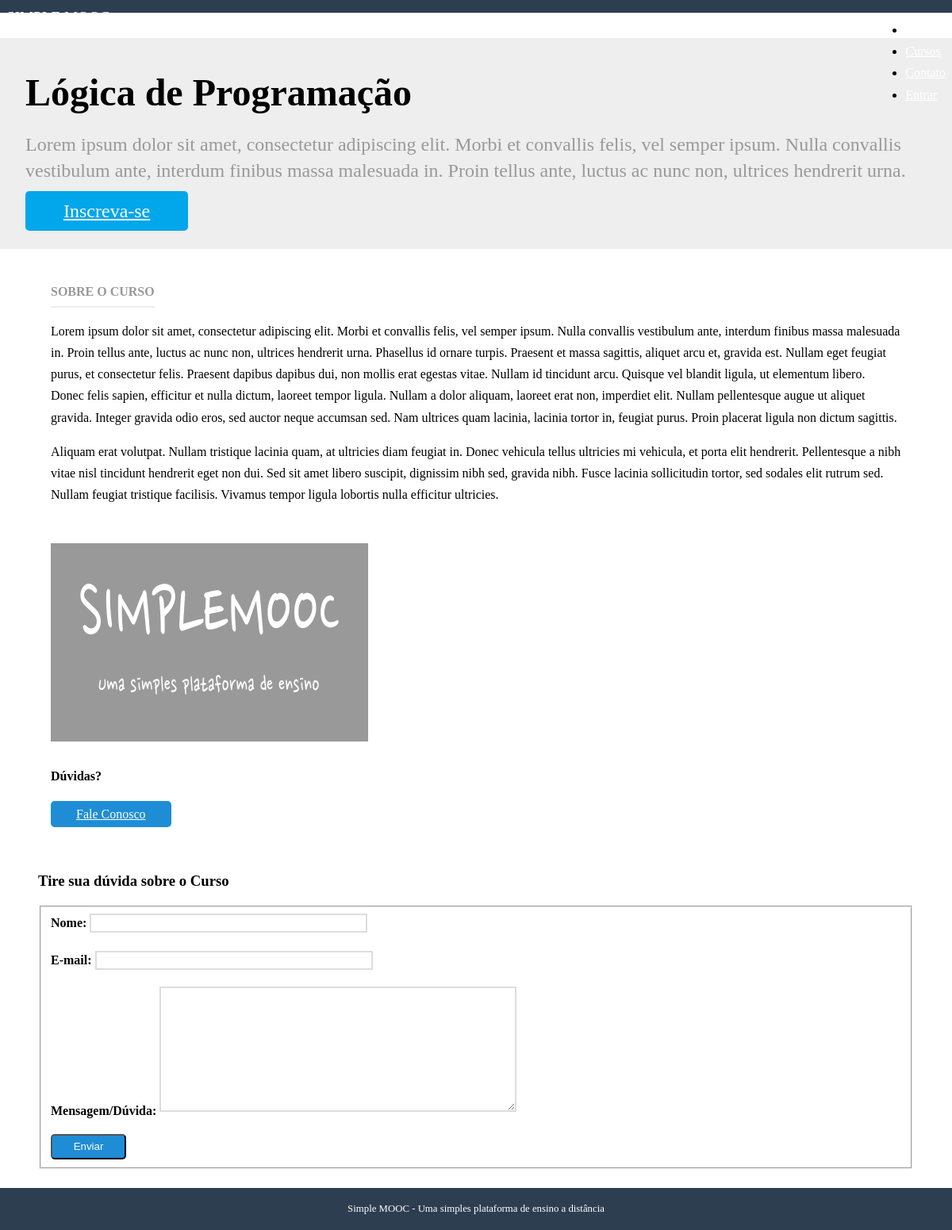
Screenshot of /cursos/logica-de-programacao/ with the database file from the repository.
### app_courses/models.py (models this page shows, shortened)
class Course(models.Model):
    name = models.CharField('Nome', max_length=100)
    slug = models.SlugField('Atalho')
    description = models.TextField('Descrição', blank=True)
    about = models.TextField('Sobre o Curso', blank=True)
    start_date = models.DateField('Data de Início', null=True, blank=True)
    image = models.ImageField(upload_to='courses/images', verbose_name='Imagem', null=True, blank=True)
    created_at = models.DateTimeField('Criado em', auto_now_add=True)
    updated_at = models.DateTimeField('Atualizado em', auto_now=True)
    objects = CourseManager()
    def __str__(self):
        return self.name
    class Meta:
        verbose_name = 'Curso'
        verbose_name_plural = 'Cursos'
        ordering = ['name']

### app_courses/views.py (the view)
# urls.py: path('<slug:slug>/', views.details, name='details'),
def details(request, slug):
    course = get_object_or_404(Course, slug=slug)
    context = {}
    if request.method == 'POST':
        form = ContactCourse(request.POST)
        if form.is_valid():
            context['is_valid'] = True
            form.send_mail(course)
            form = ContactCourse()
    else:
        form = ContactCourse()
    context['form'] = form
    context['course'] = course
    template_name = 'courses/details.html'
    return render(request, template_name, context)

### app_courses/forms.py (shortened to what this page needs)
class ContactCourse(forms.Form):
    name = forms.CharField(label='Nome', max_length=100)
    email = forms.EmailField(label='E-mail')
    message = forms.CharField(label='Mensagem/Dúvida', widget=forms.Textarea)

### templates/courses/details.html (shortened to what this page needs)
{% extends "simplemooc/base.html" %}
{% load static %}
{% block content %}
<div class="splash">
    <div class="pure-g-r">
        <div class="pure-u-1">
            <div class="l-box splash-text">
                <h1 class="splash-head">
                    {{ course }}
                </h1>
                <h2 class="splash-subhead">
                    {{ course.description }}
                </h2>
                <p>
                    <a href="#" class="pure-button primary-button">Inscreva-se</a>
                </p>
            </div>
        </div>
    </div>
</div>
<div class="pure-g-r content-ribbon">
    <div class="pure-u-2-3">
        <div class="l-box">
            <h4 class="content-subhead">Sobre o Curso</h4>
            {{ course.about|linebreaks }}
        </div>
    </div>
    <div class="pure-u-1-3">
        <div class="l-box">
            {% if course.image %}
            <img src="{{ course.image.url }}" alt="" />
            {% else %}
            <img src="{% static 'img/course-image.png' %}" alt="" />
            {% endif %}
            <h4>Dúvidas?</h4>
            <p>
                <a href="#contato" title="" class="pure-button">Fale Conosco</a>
            </p>
        </div>
    </div>
</div>
<div class="pure-g-r content-ribbon" id="contato">
    <div class="pure-u-1">
        <h3>Tire sua dúvida sobre o Curso</h3>
        <form action="#contato" class="pure-form pure-form-aligned" method="post">
            <fieldset>
                {% for field in form %}
                <div class="pure-control-group">
                    {{ field.label_tag }}
                    {{ field }}
                </div>
                {% endfor %}
                <div class="pure-controls">
                    <button type="submit" class="pure-button pure-button-primary">Enviar</button>
                </div>
            </fieldset>
        </form>
    </div>
</div>
{% endblock %}

### static/css/styles.css (style rules this page uses)
* { -webkit-box-sizing: border-box; -moz-box-sizing: border-box; box-sizing: border-box; }
body { margin: 0 auto; line-height: 1.7em; }
a { color: #3b8bba; }
.l-box { padding: 1em; }
body .primary-button { background: #02a6eb; color: #fff; }
.splash { margin: 0 auto; padding: 1.5em 1em 0; background: #eee; }
.splash .splash-head { font-size: 300%; margin: 0em 0; line-height: 1.2em; }
.splash .splash-subhead { color: #999; font-weight: 300; line-height: 1.4em; }
.splash .primary-button { font-size: 150%; }
.content .content-subhead { color: #999; padding-bottom: 0.3em; text-transform: uppercase; margin: 0; border-bottom: 2px solid #eee; display: inline-block; }
.content .content-ribbon { margin: 1.5em 3em; }
.pure-form label { margin: 1em 0 0; font-weight: bold; font-size: 100%; }
.pure-form input[type], .pure-form textarea, .pure-form select { border: 2px solid #ddd; box-shadow: none; font-size: 100%; width: 100%; max-width: 350px; margin-bottom: 0.3em; }
.pure-form textarea { max-width: 450px; }
.pure-form .pure-control-group { margin-bottom: 1em; }
.pure-button { background-color: #1f8dd6; color: white; padding: 0.5em 2em; border-radius: 5px; }

### rows the page displays
Course: name "Lógica de Programação", description "Lorem ipsum dolor sit amet, consectetur adipiscing elit. Morbi et convallis felis, vel semper ipsum. Nulla convallis vestibulum ante, interdum finibus massa malesuada in. Proin tellus ante, luctus ac nunc non, ultrices hendrerit urna.", about "Lorem ipsum dolor sit amet, consectetur adipiscing elit. Morbi et convallis felis, vel semper ipsum. Nulla convallis vestibulum ante, interdum finibus massa malesuada in. Proin tellus ante, luctus ac nunc non, ultrices hendrerit urna. Phasellus id ornare turpis. Praesent et massa sagittis, aliquet arcu et, gravida est. Nullam eget feugiat purus, et consectetur felis. Praesent dapibus dapibus dui, non mollis erat egestas vitae. Nullam id tincidunt arcu. Quisque vel blandit ligula, ut elementum libero. Donec felis sapien, efficitur et nulla dictum, laoreet tempor ligula. Nullam a dolor aliquam, laoreet erat non, imperdiet elit. Nullam pellentesque augue ut aliquet gravida. Integer gravida…"

### other values shown
{{ field.label_tag }} "Nome:" "E-mail:" "Mensagem/Dúvida:"
